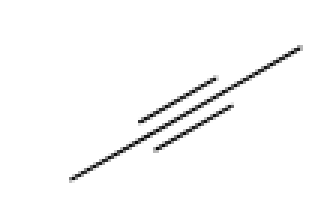
#> input picture Filtering/Data_analysis/ImagesPMI/plane.png, 110 x 69 px, found by its file name (shown 3 times larger)
$ python PMI.py
#> lines starting #> are read from the running program, lines starting #| are printed output that depends on the picture
import os
import sys
import pandas as pd
import matplotlib.pyplot as plt
import seaborn as sns
from datetime import datetime
from rdkit import Chem
from rdkit import DataStructs
from rdkit.Chem import Descriptors3D
from rdkit.Chem import AllChem

sns.set_style("whitegrid")

def getListFiles(folder, extension = '.sdf'):
    """ Returns a list of files inside the <folder> directory """
    file_list = []
    for root, dirs, files in os.walk(folder):
        for dir in dirs:
            dirpath = os.path.join(root, dir)

        for filename in files:
            filepath = os.path.join(root, filename)
            # Check if it's file
            if os.path.isfile(filepath) and filepath.endswith(extension):
                file_list.append(filepath)

    return file_list

def getMolsPMIs(files):
    PMIs = pd.DataFrame(columns=["SMILE","NPR1","NPR2"])
    failed = 0
    tot = 0
    for file in files:
        suppl = Chem.SDMolSupplier(file)
        for m in suppl:
            #mol = Chem.MolFromSmiles(m)
            try:
                NPR1, NPR2 = inertia(m)
                PMIs = PMIs.append({'NPR1':NPR1, 'NPR2':NPR2}, ignore_index=True)
                tot += 1
                print(tot)
            except:
                failed += 1
                print(failed)
                pass
    return PMIs, failed


def inertia( mol ):

    NPR1 = Descriptors3D.NPR1(mol, 0)
    NPR2 = Descriptors3D.NPR2(mol, 0)
    return (NPR1, NPR2)


if __name__ == "__main__":

    start_time = datetime.now()
    # Get the names of the compressed files
    file_DB_path = "" # MUST BE SPECIFIED
    sdf_files = getListFiles(file_DB_path)

    molsPMIs, failed = getMolsPMIs(sdf_files)
    print("Failed PMIs: {}".format(failed))
    fig,ax = plt.subplots()
    plane = plt.imread('/ImagesPMI/plane.png')
#> plane is the input picture: shape (69, 110, 4) float32; mean R, G, B, A 0.978, 0.978, 0.978, 1
    ring = plt.imread('/ImagesPMI/ring.png')
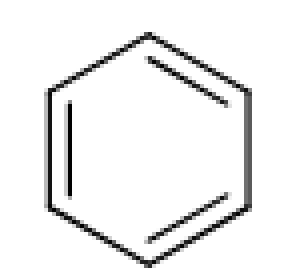
#> input picture Filtering/Data_analysis/ImagesPMI/ring.png, 75 x 69 px, found by its file name (shown 4 times larger)
#> ring is the input picture: shape (69, 75, 4) float32; mean R, G, B, A 0.942, 0.942, 0.942, 1
    d3 = plt.imread('/ImagesPMI/d3.png')
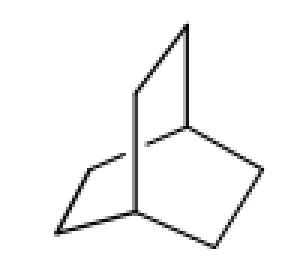
#> input picture Filtering/Data_analysis/ImagesPMI/d3.png, 100 x 91 px, found by its file name (shown 3 times larger)
#> d3 is the input picture: shape (91, 100, 4) float32; mean R, G, B, A 0.966, 0.966, 0.966, 1
    sns.regplot(data= molsPMIs, x = "NPR1", y = "NPR2", fit_reg=False, marker = "+")
    ax.imshow(d3, aspect='auto', extent=(1.00, 1.05, 1.00, 1.05))
    ax.imshow(plane, aspect='auto', extent=(-0.03, 0.02, 1.00, 1.05))
    ax.imshow(ring, aspect='auto', extent=(.466, 0.5, 0.5, .466))
    plt.ylim(bottom=0.466, top=1.05)
    plt.xlim(left = -0.03, right=1.10)
    plt.title("Principal Moments of Inertia")
    plt.savefig('PMIs.png', dpi=1200)
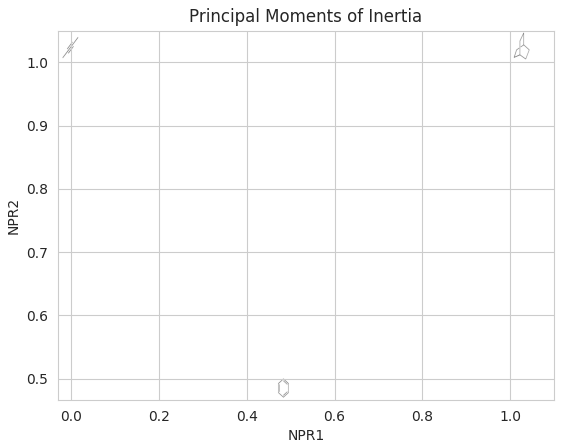
#> figure drawn by matplotlib, 1 panel
    #plt.show()


    end_time = datetime.now()
    print("Total time: {}".format(end_time-start_time))
